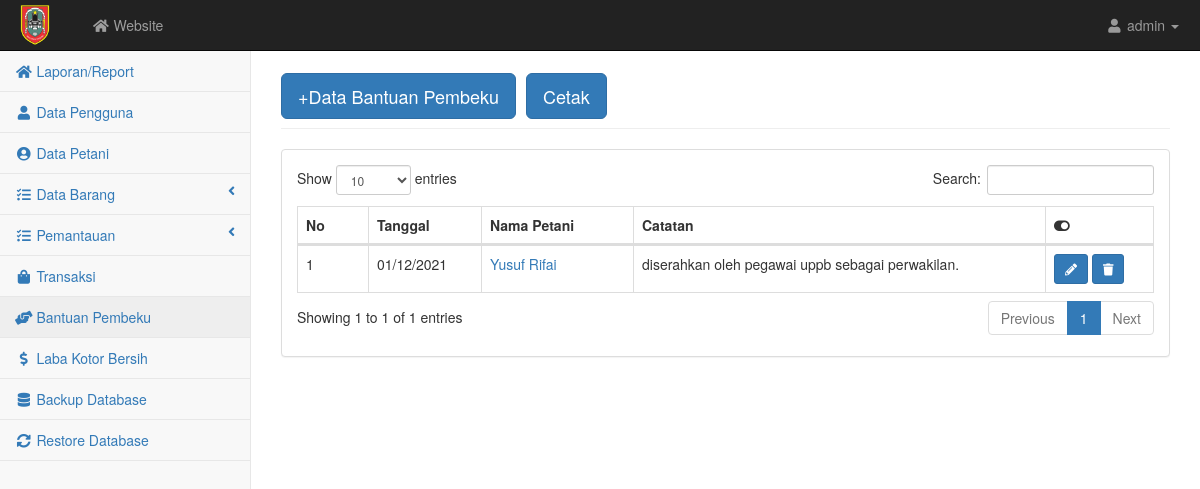
Screenshot of /admin/pembeku.php with the database file from the repository.
### tables this page shows
CREATE TABLE `transaksi` (
  `notransaksi` varchar(15) NOT NULL,
  `id` int(5) NOT NULL,
  `tgl` datetime NOT NULL,
  `total` float NOT NULL,
  `catatan` varchar(100) NOT NULL,
  `konfirmasi` varchar(50) NOT NULL
);

CREATE TABLE `user` (
  `id` int(5) NOT NULL,
  `nama` varchar(100) NOT NULL,
  `username` varchar(10) NOT NULL,
  `password` varchar(10) NOT NULL,
  `nik` varchar(30) NOT NULL,
  `telp` varchar(15) NOT NULL,
  `alamat` text NOT NULL,
  `level` varchar(30) NOT NULL,
  `luaslahan` varchar(50) NOT NULL
);

### admin/pembeku.php (the view, shortened to what this page needs)
<?php require('atas.php'); ?>
<div id="page-wrapper">
    <div class="container-fluid">
        <div class="row">
            <div class="col-lg-12">
                <h1 class="page-header"><button class="btn btn-primary btn-lg"><a href="pembeku_input.php" style="color: white; text-decoration: none">+Data Bantuan Pembeku</a></button>
                <button type="button" class="btn btn-primary btn-lg" data-toggle="modal" data-target="#myModal"> Cetak </button></h1>
            </div>
        </div>
        <div class="row">
            <div class="col-lg-12">
                <div class="panel panel-default">
                    <div class="panel-body">
                        <div class="table-responsive">
                            <table class="table table-bordered table-hover" id="dataTables-example">
                                <thead class="success">
                                    <tr>
                                        <th>No</th>
                                        <th>Tanggal</th>
                                        <th>Nama Petani</th>
                                        <th>Catatan</th>
                                        <th><i class="fa fa-toggle-on"></i></th>
                                    </tr>
                                </thead>
                                <tbody>
                                    <?php $no=1; $query = mysqli_query($kon, "SELECT * FROM transaksi INNER JOIN user ON transaksi.id = user.id WHERE konfirmasi = '' ORDER BY tgl DESC");
                                        while($data = mysqli_fetch_array($query)){ ?>
                                            <tr class="odd gradeX">
                                                    <td><?= $no++; ?></td>
                                                    <td><?= date('d/m/Y',strtotime($data['tgl'])) ?></td>
                                                    <td><a href="pembeku_detail.php?notransaksi=<?= $data['notransaksi'] ?>"><?= $data['nama'] ?></a> </td>
                                                    <td><?= $data['catatan'] ?></td>
                                                    <td>
                                                    <a href="pembeku_edit.php?notransaksi=<?php echo $data['notransaksi']; ?>" class="btn btn-primary btn-sm"><i class="fa fa-pencil-alt"></i></a>
                                                    <a href="delete.php?notransaksi=<?php echo $data['notransaksi'] ?>&level=pembeku" class="btn btn-primary btn-sm"><i class="fa fa-trash"></i></a>
                                                    </td>
                                                </tr>
                                        <?php } ?>
                                </tbody>
                            </table>
                        </div>
                    </div>
                </div>
            </div>
        </div>
    </div>
</div>
    </div>
<?php require('bawah.php') ?>

### admin/css/startmin.css (style rules this page uses)
body { background-color: #f8f8f8; }
#page-wrapper { padding-top: 30px; min-height: 568px; background-color: #fff; }
@media (min-width:768px) { #page-wrapper { position: inherit; margin-left: 250px; padding: 30px 15px 0 15px; border-left: 1px solid #e7e7e7; } }
table.dataTable thead .sorting, table.dataTable thead .sorting_asc, table.dataTable thead .sorting_desc, table.dataTable thead .sorting_asc_disabled, table.dataTable thead .sorting_desc_disabled { background: 0 0; }
table.dataTable thead .sorting_asc:after { content: "\f0de"; float: right; font-family: fontawesome; }
table.dataTable thead .sorting:after { content: "\f0dc"; float: right; font-family: fontawesome; color: rgba(50,50,50,.5); }

### rows the page displays
transaksi: tgl "01/12/2021", id.nama "Yusuf Rifai", catatan "diserahkan oleh pegawai uppb sebagai perwakilan."
